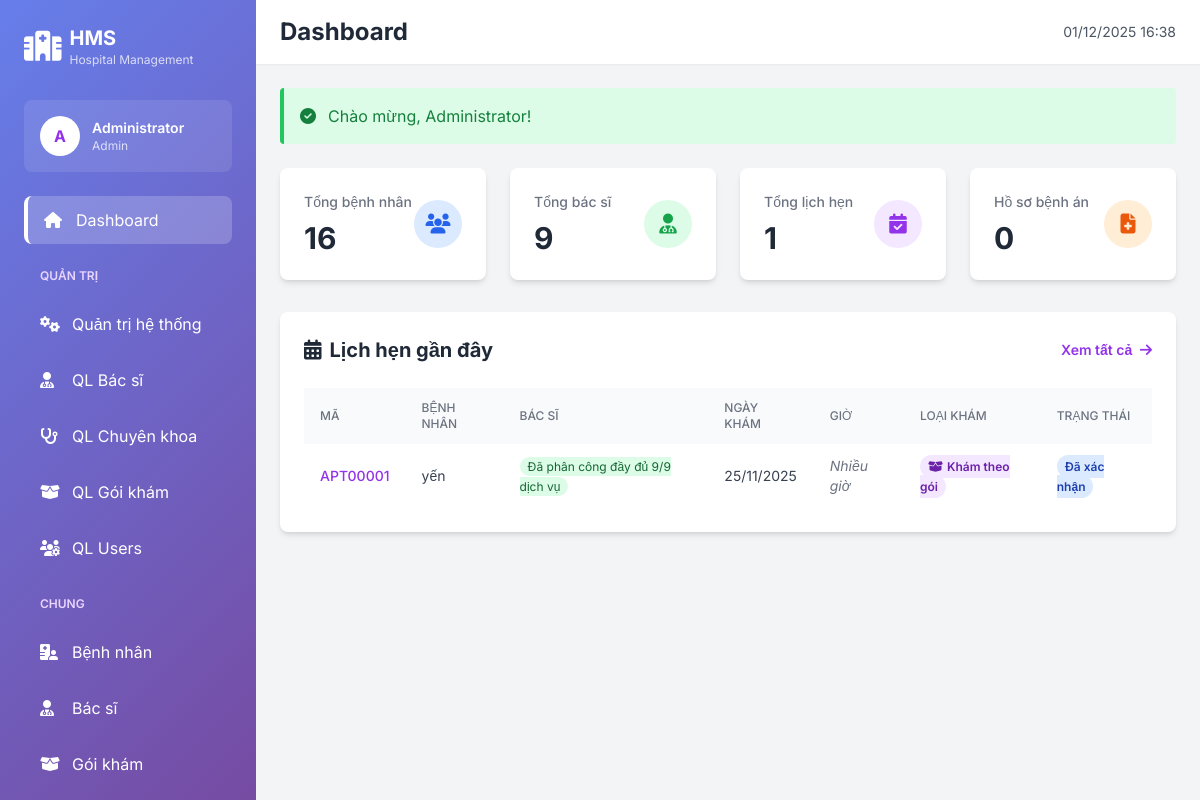
/WebBenhvien/hospital-management-system/public/dashboard (signed in), run on the app's committed database.
### tables this page shows
CREATE TABLE `appointments` (
  `id` int(11) NOT NULL,
  `appointment_code` varchar(20) NOT NULL,
  `patient_id` int(11) NOT NULL,
  `doctor_id` int(11) DEFAULT NULL,
  `coordinator_doctor_id` int(11) DEFAULT NULL,
  `package_id` int(11) DEFAULT NULL,
  `package_appointment_id` int(11) DEFAULT NULL COMMENT 'ID cß╗ºa ─æ─âng k├¢ g├│i kh├ím (nß║┐u appointment n├áy thuß╗Öc 1 g├│i kh├ím)',
  `total_price` decimal(10,2) DEFAULT 0.00,
  `appointment_date` date NOT NULL,
  `appointment_time` time DEFAULT NULL,
  `reason` text DEFAULT NULL,
  `status` enum('pending','confirmed','completed','cancelled','late_cancelled','no_show') DEFAULT 'pending',
  `appointment_type` enum('regular','package') DEFAULT 'regular',
  `notes` text DEFAULT NULL,
  `confirmed_at` timestamp NULL DEFAULT NULL,
  `completed_at` timestamp NULL DEFAULT NULL,
  `cancelled_at` timestamp NULL DEFAULT NULL,
  `cancellation_reason` text DEFAULT NULL,
  `cancellation_fee` decimal(10,2) DEFAULT 0.00,
  `created_at` timestamp NOT NULL DEFAULT current_timestamp(),
  `updated_at` timestamp NOT NULL DEFAULT current_timestamp() ON UPDATE current_timestamp()
);

CREATE TABLE `users` (
  `id` int(11) NOT NULL,
  `username` varchar(50) NOT NULL,
  `email` varchar(100) NOT NULL,
  `password` varchar(255) NOT NULL,
  `full_name` varchar(100) NOT NULL,
  `phone` varchar(20) DEFAULT NULL,
  `date_of_birth` date DEFAULT NULL,
  `gender` enum('male','female','other') DEFAULT 'other',
  `address` text DEFAULT NULL,
  `avatar` varchar(255) DEFAULT NULL,
  `role` enum('admin','doctor','patient','staff','receptionist') DEFAULT 'patient',
  `is_active` tinyint(1) DEFAULT 1,
  `created_at` timestamp NOT NULL DEFAULT current_timestamp(),
  `updated_at` timestamp NOT NULL DEFAULT current_timestamp() ON UPDATE current_timestamp()
);

### app/Views/dashboard/index.php (the view, shortened to what the rows shown need)
<div class="bg-white rounded-lg shadow-md p-6">
    <?php if (empty($recent_appointments)): ?>
        <div class="text-center py-8 text-gray-500">
            <i class="fas fa-calendar-times text-4xl mb-3"></i>
            <p>Chưa có lịch hẹn nào</p>
        </div>
    <?php else: ?>
        <div class="overflow-x-auto">
            <table class="w-full">
                <thead class="bg-gray-50">
                    <tr>
                        <th class="px-4 py-3 text-left text-xs font-medium text-gray-500 uppercase">Mã</th>
                        <?php if (!Auth::isPatient()): ?>
                        <th class="px-4 py-3 text-left text-xs font-medium text-gray-500 uppercase">Bệnh nhân</th>
                        <?php endif; ?>
                        <?php if (!Auth::isDoctor()): ?>
                        <th class="px-4 py-3 text-left text-xs font-medium text-gray-500 uppercase">Bác sĩ</th>
                        <?php endif; ?>
                        <th class="px-4 py-3 text-left text-xs font-medium text-gray-500 uppercase">Ngày khám</th>
                        <th class="px-4 py-3 text-left text-xs font-medium text-gray-500 uppercase">Giờ</th>
                        <th class="px-4 py-3 text-left text-xs font-medium text-gray-500 uppercase">Loại khám</th>
                        <th class="px-4 py-3 text-left text-xs font-medium text-gray-500 uppercase">Trạng thái</th>
                    </tr>
                </thead>
                <tbody class="divide-y divide-gray-200">
                    <?php foreach ($recent_appointments as $apt): ?>
                    <tr class="hover:bg-gray-50">
                        <td class="px-4 py-3 text-sm font-medium text-gray-900">
                            <?php if (!empty($apt['package_appointment_id']) && Auth::isPatient()): ?>
                                <a href="<?= APP_URL ?>/package-appointments/<?= $apt['package_appointment_id'] ?>" class="text-purple-600 hover:text-purple-800">
                                    <?= htmlspecialchars($apt['appointment_code']) ?>
                                </a>
                            <?php else: ?>
                                <a href="<?= APP_URL ?>/appointments/<?= $apt['id'] ?>" class="text-purple-600 hover:text-purple-800">
                                    <?= htmlspecialchars($apt['appointment_code']) ?>
                                </a>
                            <?php endif; ?>
                        </td>
                        <?php if (!Auth::isPatient()): ?>
                        <td class="px-4 py-3 text-sm text-gray-700"><?= htmlspecialchars($apt['patient_name']) ?></td>
                        <?php endif; ?>
                        <?php if (!Auth::isDoctor()): ?>
                        <td class="px-4 py-3 text-sm text-gray-700">
                            <?php if (isset($apt['assigned_count'], $apt['total_services'])): ?>
                                <?php
                                $as = (int)$apt['assigned_count'];
                                $ts = (int)$apt['total_services'];
                                if ($ts > 0) {
                                    if ($as === 0) {
                                        echo '<span class="px-2 py-0.5 text-xs rounded-full bg-yellow-100 text-yellow-800">Chưa phân công</span>';
                                    } elseif ($as < $ts) {
                                        echo '<span class="px-2 py-0.5 text-xs rounded-full bg-orange-100 text-orange-800">Đã phân công (còn thiếu) '. $as .'/'. $ts .' dịch vụ</span>';
                                    } else {
                                        echo '<span class="px-2 py-0.5 text-xs rounded-full bg-green-100 text-green-800">Đã phân công đầy đủ '. $as .'/'. $ts .' dịch vụ</span>';
                                    }
                                } else {
                                    echo '<span class="text-gray-400 italic">Chưa phân công</span>';
                                }
                                ?>
                            <?php else: ?>
                                <?= !empty($apt['doctor_name']) ? htmlspecialchars($apt['doctor_name']) : '<span class="text-gray-400 italic">Chưa phân công</span>' ?>
                            <?php endif; ?>
                        </td>
                        <?php endif; ?>
                        <td class="px-4 py-3 text-sm text-gray-700">
                            <?php if (!empty($apt['appointment_dates'])): ?>
                                <?php
                                $formattedDates = array_map(function($d){ return date('d/m/Y', strtotime($d)); }, $apt['appointment_dates']);
                                echo implode(', ', $formattedDates);
                                ?>
                            <?php else: ?>
                                <?= date('d/m/Y', strtotime($apt['appointment_date'])) ?>
                            <?php endif; ?>
                        </td>
                        <td class="px-4 py-3 text-sm text-gray-700">
                            <?php if (!empty($apt['appointment_dates'])): ?>
                                <span class="text-gray-500 italic">Nhiều giờ</span>
                            <?php elseif (!empty($apt['appointment_time'])): ?>
                                <?= date('H:i', strtotime($apt['appointment_time'])) ?>
                            <?php else: ?>
                                <span class="text-gray-400 italic">Chưa xác định</span>
                            <?php endif; ?>
                        </td>
                        <td class="px-4 py-3 text-sm">
                            <?php if (($apt['appointment_type'] ?? 'regular') === 'package'): ?>
                                <span class="px-2 py-1 text-xs font-semibold rounded-full bg-purple-100 text-purple-800">
                                    <i class="fas fa-box-open mr-1"></i>Khám theo gói
                                </span>
                            <?php else: ?>
                                <span class="px-2 py-1 text-xs font-semibold rounded-full bg-blue-100 text-blue-800">
                                    <i class="fas fa-user-md mr-1"></i>Khám thường
                                </span>
                            <?php endif; ?>
                        </td>
                        <td class="px-4 py-3 text-sm">
                            <?php
                            $statusColors = [
                                'pending' => 'bg-yellow-100 text-yellow-800',
                                'confirmed' => 'bg-blue-100 text-blue-800',
                                'completed' => 'bg-green-100 text-green-800',
                                'cancelled' => 'bg-gray-100 text-gray-800',
                                'late_cancelled' => 'bg-orange-100 text-orange-800',
                                'no_show' => 'bg-red-100 text-red-800'
                            ];
                            $statusLabels = [
                                'pending' => 'Chờ xác nhận',
                                'confirmed' => 'Đã xác nhận',
                                'completed' => 'Hoàn thành',
                                'cancelled' => 'Đã hủy',
                                'late_cancelled' => 'Hủy muộn',
                                'no_show' => 'Vắng mặt'
                            ];
                            ?>
                            <span class="px-2 py-1 rounded-full text-xs font-semibold <?= $statusColors[$apt['status']] ?>">
                                <?= $statusLabels[$apt['status']] ?>
                            </span>
                        </td>
                    </tr>
                    <?php endforeach; ?>
                </tbody>
            </table>
        </div>
    <?php endif; ?>
</div>
<?php
require_once APP_PATH . '/Views/layouts/main.php';
?>

### data on the page
appointments: appointment_code "APT00001", users.full_name "yến", as "9", ts "9", formattedDates "25/11/2025", appointment_type "package" (drawn), status "Đã xác nhận"

### other printed values
substr(Auth::user()['full_name'], 0, 1) "A"
Auth::user()['full_name'] "Administrator"
Auth::role() "Admin"
$page_title "Dashboard"
$_SESSION['success'] "Chào mừng, Administrator!"
$stats['total_patients'] "16"
$stats['total_doctors'] "9"
$stats['total_appointments'] "1"
$stats['total_records'] "0"
